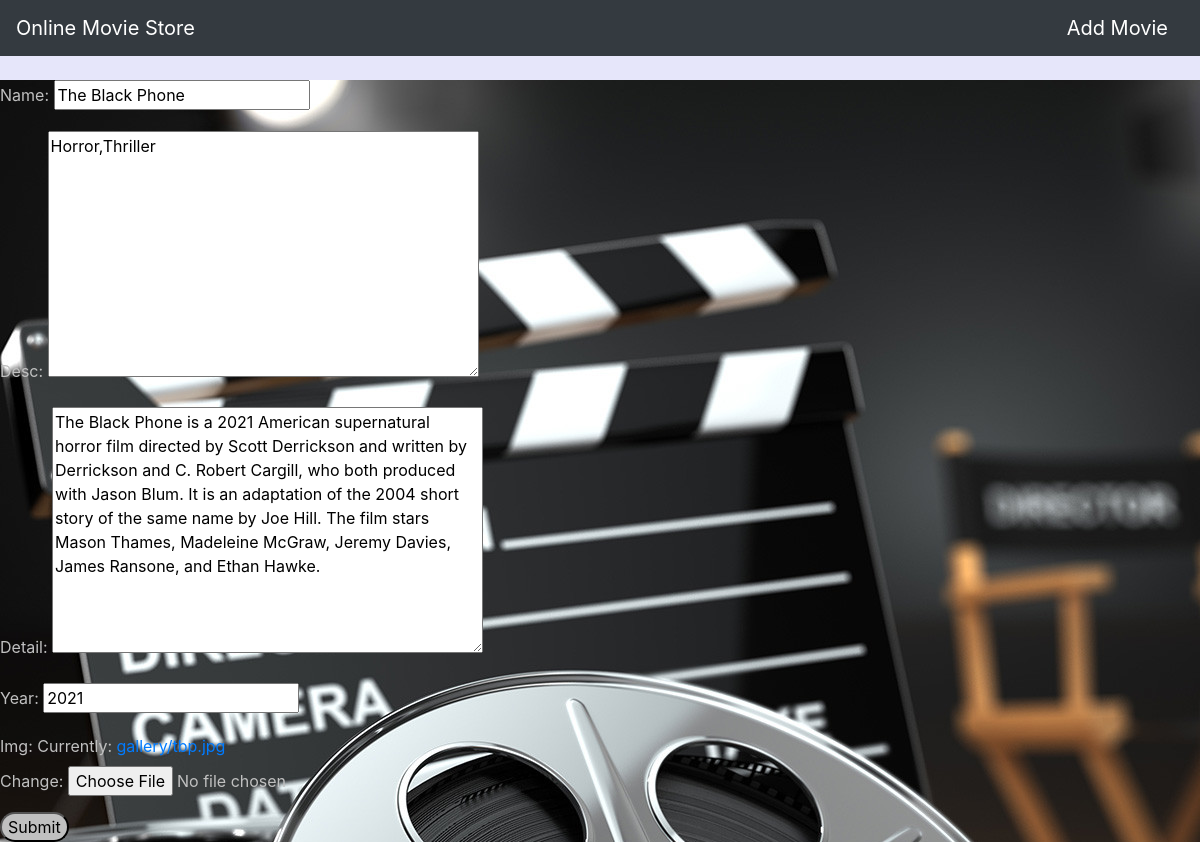
The page /update/8/ on the database its author committed.
### movieapp/models.py (models this page shows)
class Movie(models.Model):
    name=models.CharField(max_length=250)
    desc=models.TextField()
    detail=models.TextField()
    year=models.IntegerField()
    img=models.ImageField(upload_to='gallery')

### movieapp/views.py (the view)
# urls.py: path('update/<int:id>/',views.updatemovie,name='update_movie'),
def updatemovie(request,id):
    movie=Movie.objects.get(id=id)
    form=movieform(request.POST or None,instance=movie)
    if form.is_valid():
        form.save()
        return redirect('/')
    return render(request,'update.html',{'form':form,'movie':movie})

### movieapp/forms.py
class movieform(forms.ModelForm):
    class Meta:
        model=Movie
        fields=['name','desc','detail','year','img']

### templates/update.html (shortened to what this page needs)
{% extends 'base.html' %}
{% load static %}
{% block body %}
<br>
<form method="post" enctype="multipart/form-data" style="color:silver;background-image:url({% static 'images/bg7.jpg' %});">
    {{form.as_p}}
    <input type="submit" style="border-radius:1em 1em 1em;background-color:silver;">
</form>
{% endblock %}

### static/style.css (style rules this page uses)
body { background-color:lavender; }

### rows shown on the page
Movie: name "The Black Phone", desc "Horror,Thriller", detail "The Black Phone is a 2021 American supernatural horror film directed by Scott Derrickson and written by Derrickson and C. Robert Cargill, who both produced with Jason Blum. It is an adaptation of the 2004 short story of the same name by Joe Hill. The film stars Mason Thames, Madeleine McGraw, Jeremy Davies, James Ransone, and Ethan Hawke.", year "2021"
